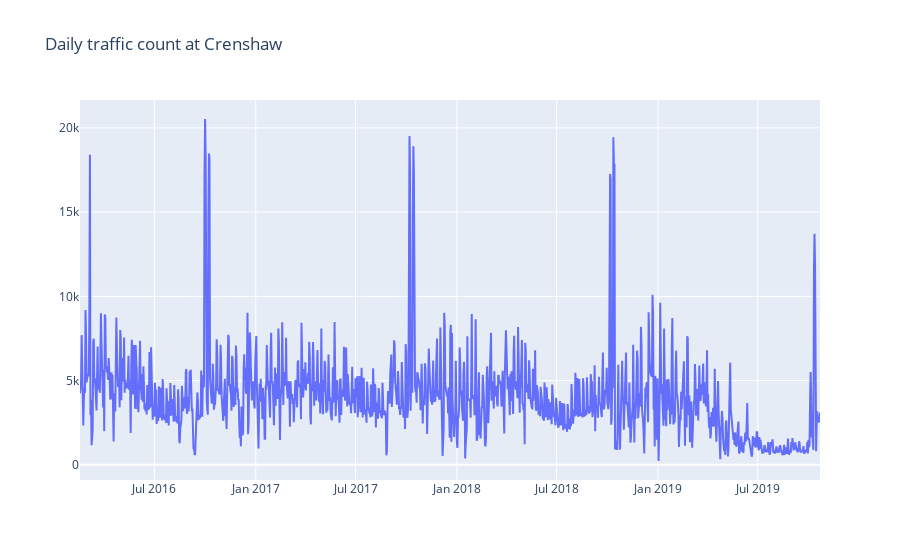

The cell this chart's notebook holds for it:
### Code cell
trace1 = go.Scatter(x=multivariate_df['Date'], y=multivariate_df['Butler Trail - Crenshaw Bridge PC Urban Trail'],name='Count')

data=trace1
layout = go.Layout(title='Daily traffic count at Crenshaw', legend=dict(x=-.1, y=1.1))

fig = go.Figure(data=data, layout=layout)
iplot(fig)

### Figure 1 — Plotly figure (JSON) as saved in the notebook; plotly's stock layout.template omitted (floating-point values rounded to 4 significant figures; data arrays with more than 128 entries replaced by an {"elided": "..."} marker saying what was removed)
{"data": [{"name": "Count", "type": "scatter", "x": {"elided": "1344 str values"}, "y": {"elided": "1344 float values"}}], "layout": {"legend": {"x": -0.1, "y": 1.1}, "title": {"text": "Daily traffic count at Crenshaw"}}}
